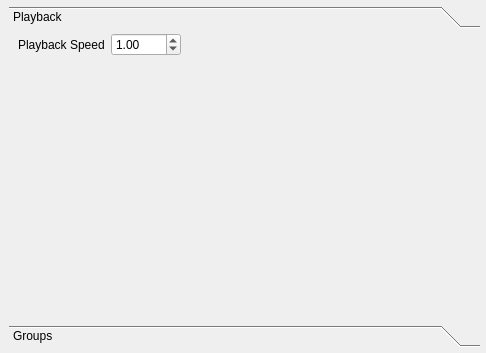
<?xml version="1.0" encoding="UTF-8"?>
<ui version="4.0">
 <class>Form</class>
 <widget class="QWidget" name="Form">
  <property name="geometry">
   <rect>
    <x>0</x>
    <y>0</y>
    <width>486</width>
    <height>353</height>
   </rect>
  </property>
  <property name="windowTitle">
   <string>Form</string>
  </property>
  <widget class="QWidget" name="gridLayoutWidget">
   <property name="geometry">
    <rect>
     <x>9</x>
     <y>6</y>
     <width>471</width>
     <height>341</height>
    </rect>
   </property>
   <layout class="QGridLayout" name="gridLayout">
    <item row="0" column="0">
     <widget class="QToolBox" name="pages">
      <property name="currentIndex">
       <number>0</number>
      </property>
      <widget class="QWidget" name="playback_page">
       <property name="geometry">
        <rect>
         <x>0</x>
         <y>0</y>
         <width>469</width>
         <height>271</height>
        </rect>
       </property>
       <attribute name="label">
        <string>Playback</string>
       </attribute>
       <widget class="QWidget" name="verticalLayoutWidget">
        <property name="geometry">
         <rect>
          <x>9</x>
          <y>-1</y>
          <width>411</width>
          <height>271</height>
         </rect>
        </property>
        <layout class="QVBoxLayout" name="verticalLayout">
         <item>
          <layout class="QHBoxLayout" name="horizontalLayout">
           <item>
            <widget class="QLabel" name="label">
             <property name="text">
              <string>Playback Speed</string>
             </property>
            </widget>
           </item>
           <item>
            <widget class="QDoubleSpinBox" name="playback_speed_input">
             <property name="minimumSize">
              <size>
               <width>70</width>
               <height>0</height>
              </size>
             </property>
             <property name="minimum">
              <double>0.100000000000000</double>
             </property>
             <property name="maximum">
              <double>2.000000000000000</double>
             </property>
             <property name="singleStep">
              <double>0.100000000000000</double>
             </property>
             <property name="value">
              <double>1.000000000000000</double>
             </property>
            </widget>
           </item>
           <item>
            <spacer name="horizontalSpacer">
             <property name="orientation">
              <enum>Qt::Horizontal</enum>
             </property>
             <property name="sizeHint" stdset="0">
              <size>
               <width>40</width>
               <height>20</height>
              </size>
             </property>
            </spacer>
           </item>
          </layout>
         </item>
         <item>
          <spacer name="verticalSpacer">
           <property name="orientation">
            <enum>Qt::Vertical</enum>
           </property>
           <property name="sizeType">
            <enum>QSizePolicy::Expanding</enum>
           </property>
           <property name="sizeHint" stdset="0">
            <size>
             <width>20</width>
             <height>40</height>
            </size>
           </property>
          </spacer>
         </item>
        </layout>
       </widget>
      </widget>
      <widget class="QWidget" name="groups_page">
       <property name="geometry">
        <rect>
         <x>0</x>
         <y>0</y>
         <width>469</width>
         <height>271</height>
        </rect>
       </property>
       <attribute name="label">
        <string>Groups</string>
       </attribute>
       <widget class="QWidget" name="verticalLayoutWidget_2">
        <property name="geometry">
         <rect>
          <x>9</x>
          <y>-1</y>
          <width>411</width>
          <height>251</height>
         </rect>
        </property>
        <layout class="QVBoxLayout" name="verticalLayout_2">
         <item>
          <layout class="QHBoxLayout" name="horizontalLayout_2">
           <item>
            <widget class="QComboBox" name="group_dropdown"/>
           </item>
           <item>
            <spacer name="horizontalSpacer_2">
             <property name="orientation">
              <enum>Qt::Horizontal</enum>
             </property>
             <property name="sizeHint" stdset="0">
              <size>
               <width>40</width>
               <height>20</height>
              </size>
             </property>
            </spacer>
           </item>
          </layout>
         </item>
         <item>
          <widget class="Line" name="line">
           <property name="orientation">
            <enum>Qt::Horizontal</enum>
           </property>
          </widget>
         </item>
         <item>
          <layout class="QHBoxLayout" name="horizontalLayout_3">
           <item>
            <widget class="QLabel" name="current_color_label">
             <property name="text">
              <string>Current Color: </string>
             </property>
            </widget>
           </item>
           <item>
            <widget class="QLabel" name="current_color">
             <property name="text">
              <string>(-1, -1, -1)</string>
             </property>
            </widget>
           </item>
           <item>
            <spacer name="horizontalSpacer_3">
             <property name="orientation">
              <enum>Qt::Horizontal</enum>
             </property>
             <property name="sizeHint" stdset="0">
              <size>
               <width>40</width>
               <height>20</height>
              </size>
             </property>
            </spacer>
           </item>
           <item>
            <widget class="QPushButton" name="set_color_button">
             <property name="text">
              <string>Set Color</string>
             </property>
            </widget>
           </item>
          </layout>
         </item>
         <item>
          <spacer name="verticalSpacer_2">
           <property name="orientation">
            <enum>Qt::Vertical</enum>
           </property>
           <property name="sizeType">
            <enum>QSizePolicy::Expanding</enum>
           </property>
           <property name="sizeHint" stdset="0">
            <size>
             <width>20</width>
             <height>40</height>
            </size>
           </property>
          </spacer>
         </item>
        </layout>
       </widget>
      </widget>
     </widget>
    </item>
   </layout>
  </widget>
 </widget>
 <resources/>
 <connections/>
</ui>
